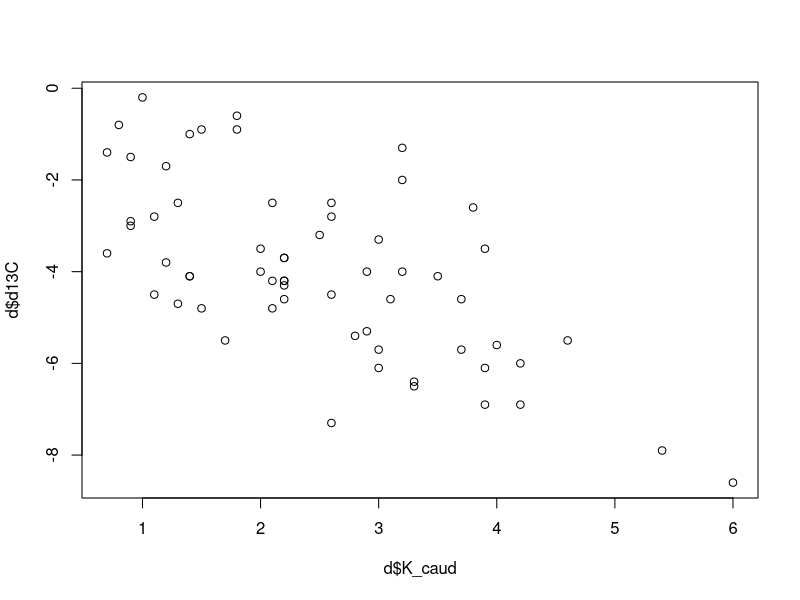
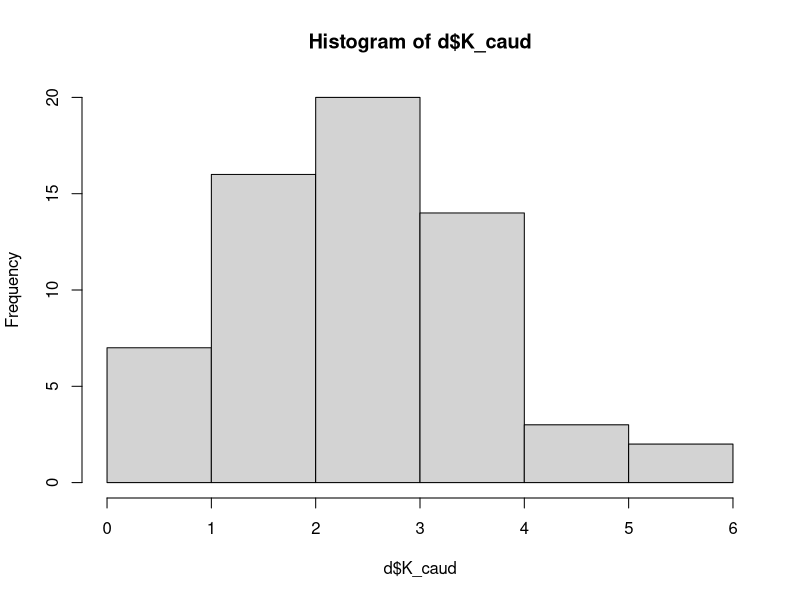
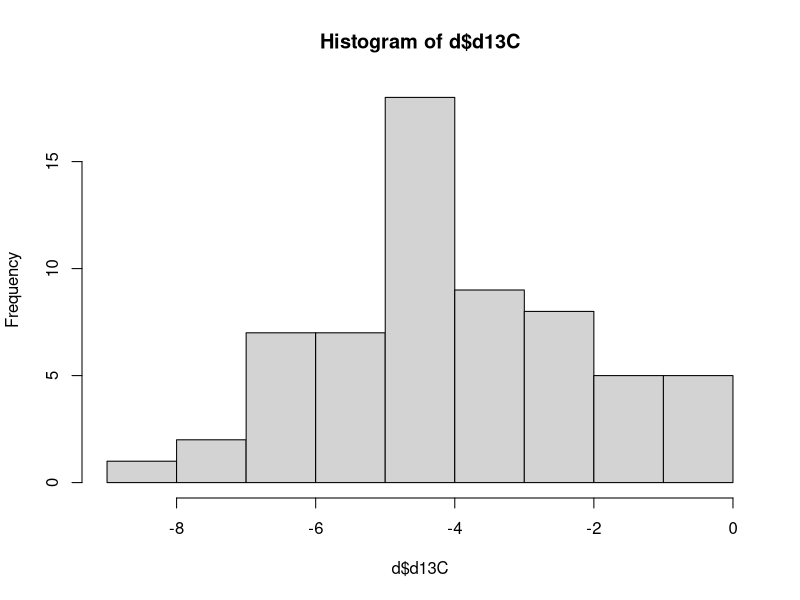

Write the R code that produced these figures, in order.
#### K_caud vs. d13C ####

library(tidyverse)

d <- read.csv("Data/Sherwood_Rose_Myct.csv")
d <- select(d, -Troph)
d <- na.omit(d)
d_other <- filter(d, Family != "Myctophidae")
d_myct <- filter(d, Family == "Myctophidae")

## Intial plot

plot(d$K_caud, d$d13C)

## Test for normality

# K_caud

hist(d$K_caud)

avg <- mean(d$K_caud, na.rm = TRUE)
sd <- sd(d$K_caud, na.rm = TRUE)

ks.test(d$K_caud, "pnorm", avg, sd)

# Normal distribution OK

# d13C

hist(d$d13C)

avg <- mean(d$d13C, na.rm = TRUE)
sd <- sd(d$d13C, na.rm = TRUE)

ks.test(d$d13C, "pnorm", avg, sd)

# Normal distribution ok

## Check for homogeneity of variances with F-test

var <- read.csv("Data/Extra/13C_K_caud_var.csv")

var.test(Value ~ Factor, data = var)

# Variances not equal

## Proceed with Spearman's Rank test

cor.test(~ d13C + K_caud,
         data = d,
         method = "spearman",
         cof.level = 0.95)

# Significant negative correlation